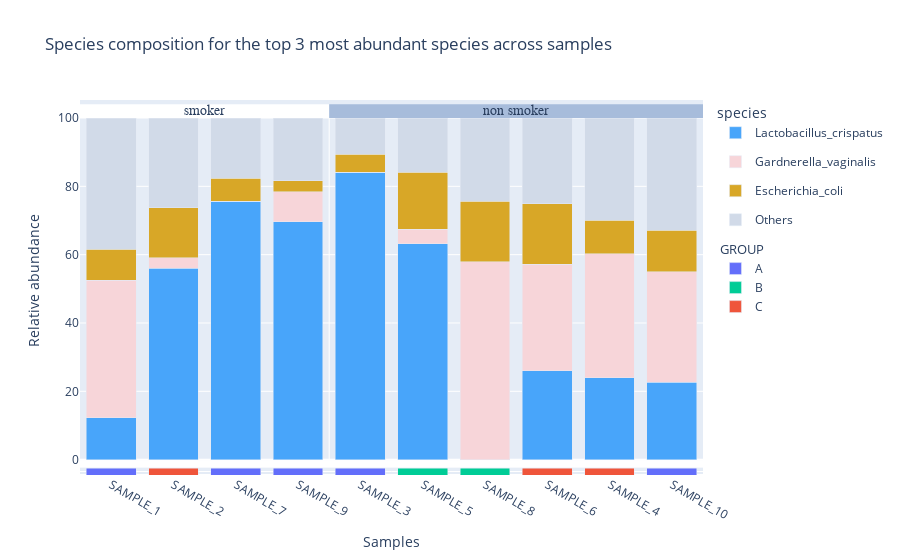

The code cell stored with this chart in its notebook:
### Code cell
fig3 = instance.plot_sample_composition_most_abundant_taxa(
    taxa_level="species",
    taxa_number=3,                        # the X top species will be represented, the other will be under "Others"
    cluster_samples=True,                 # cluster samples according to their composition in top species/Others (default set to True)
    colors={"Others" : "#d1dae8"},        # set the color of a species (or of "Others")
    color_df=metadata_dataframe["GROUP"], # series or dataframe of metadata to add at the bottom of the graph
    sep_series=metadata_dataframe["SMOKER"].replace({"yes": "smoker", "no": "non smoker"}),
    sep_how="labels",
    output_file=None,
    plotting_options={"layout": {"yaxis_title": "Relative abundance"}}   # all moonstone's plot and graph methods allow you to give your own plotting options
                                                                         # it relies on the fig.update_X({*dictionary*}) methods of plotly
                                                                         # it should be given in a dictionary with X being the first key and then a dictionary of the
                                                                         # parameters to update as you would give the fig.update_X method
)

### Figure 1 — Plotly figure (JSON) as saved in the notebook; plotly's stock layout.template omitted (floating-point values rounded to 4 significant figures)
{"data": [{"marker": {"color": "#48a5fa"}, "name": "Lactobacillus_crispatus", "type": "bar", "x": ["SAMPLE_1", "SAMPLE_2", "SAMPLE_7", "SAMPLE_9", "SAMPLE_3", "SAMPLE_5", "SAMPLE_8", "SAMPLE_6", "SAMPLE_4", "SAMPLE_10"], "y": [12.25, 56.01, 75.61, 69.62, 84.09, 63.25, 0, 26.05, 24.01, 22.64]}, {"marker": {"color": "#f7d5d9"}, "name": "Gardnerella_vaginalis", "type": "bar", "x": ["SAMPLE_1", "SAMPLE_2", "SAMPLE_7", "SAMPLE_9", "SAMPLE_3", "SAMPLE_5", "SAMPLE_8", "SAMPLE_6", "SAMPLE_4", "SAMPLE_10"], "y": [40.2, 3.03, 0, 8.732, 0, 4.217, 57.95, 31.11, 36.18, 32.35]}, {"marker": {"color": "#d8a727"}, "name": "Escherichia_coli", "type": "bar", "x": ["SAMPLE_1", "SAMPLE_2", "SAMPLE_7", "SAMPLE_9", "SAMPLE_3", "SAMPLE_5", "SAMPLE_8", "SAMPLE_6", "SAMPLE_4", "SAMPLE_10"], "y": [9.078, 14.63, 6.776, 3.349, 5.305, 16.72, 17.73, 17.8, 9.868, 12.1]}, {"marker": {"color": "#d1dae8"}, "name": "Others", "type": "bar", "x": ["SAMPLE_1", "SAMPLE_2", "SAMPLE_7", "SAMPLE_9", "SAMPLE_3", "SAMPLE_5", "SAMPLE_8", "SAMPLE_6", "SAMPLE_4", "SAMPLE_10"], "y": [38.47, 26.33, 17.62, 18.3, 10.61, 15.81, 24.32, 25.04, 29.93, 32.91]}, {"legendgroup": "GROUP", "legendgrouptitle": {"text": "GROUP"}, "marker": {"color": "#EF553B"}, "name": "C", "type": "bar", "x": ["SAMPLE_2", "SAMPLE_6", "SAMPLE_4"], "xaxis": "x2", "y": [1, 1, 1], "yaxis": "y2"}, {"legendgroup": "GROUP", "legendgrouptitle": {"text": "GROUP"}, "marker": {"color": "#00CC96"}, "name": "B", "type": "bar", "x": ["SAMPLE_5", "SAMPLE_8"], "xaxis": "x2", "y": [1, 1], "yaxis": "y2"}, {"legendgroup": "GROUP", "legendgrouptitle": {"text": "GROUP"}, "marker": {"color": "#636EFA"}, "name": "A", "type": "bar", "x": ["SAMPLE_1", "SAMPLE_7", "SAMPLE_9", "SAMPLE_3", "SAMPLE_10"], "xaxis": "x2", "y": [1, 1, 1, 1, 1], "yaxis": "y2"}], "layout": {"annotations": [{"font": {"family": "Arial", "size": 14}, "showarrow": false, "text": "smoker", "x": 1.5, "xref": "x", "y": 102, "yref": "y"}, {"font": {"family": "Arial", "size": 14}, "showarrow": false, "text": "non smoker", "x": 6.5, "xref": "x", "y": 102, "yref": "y"}], "barmode": "stack", "legend": {"title": {"text": "species"}}, "shapes": [{"fillcolor": "#FFFFFF", "line": {"width": 0}, "type": "rect", "x0": -0.5, "x1": 3.5, "y0": 100, "y1": 104}, {"line": {"color": "white", "dash": "solid", "width": 1}, "type": "line", "x0": 3.5, "x1": 3.5, "y0": 100, "y1": 0}, {"fillcolor": "#a7bcdb", "line": {"width": 0}, "type": "rect", "x0": 3.5, "x1": 9.5, "y0": 100, "y1": 104}], "title": {"text": "Species composition for the top 3 most abundant species across samples"}, "xaxis": {"anchor": "y", "domain": [0, 1], "matches": "x2", "showticklabels": false}, "xaxis2": {"anchor": "y2", "domain": [0, 1], "title": {"text": "Samples"}}, "yaxis": {"anchor": "x", "domain": [0.0396, 1.0], "title": {"text": "Relative abundance"}}, "yaxis2": {"anchor": "x2", "domain": [0, 0.0196], "showticklabels": false}}}
